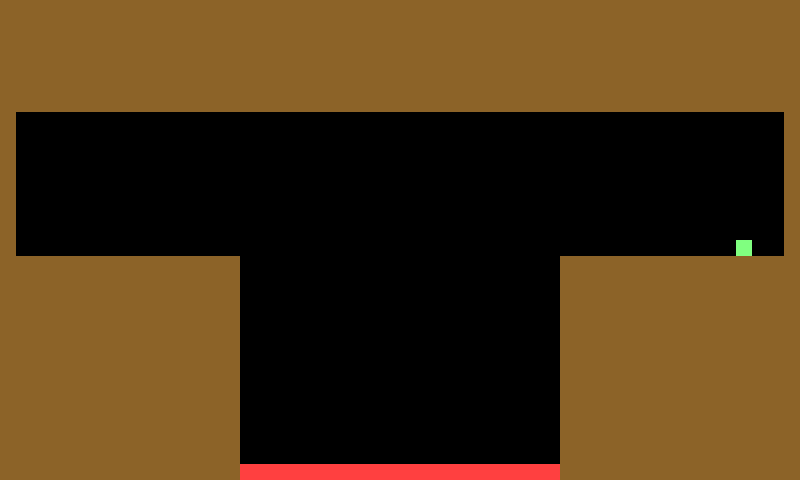

Tiled map render using the project's own tile images. Description and the map definition, with tile-layer contents summarised, below:
An orthogonal 50x30 tile map with 16x16 px tiles, 1 tile layer (Tile Layer 1) and 15 objects (Entrance, Exit, Block, path1).

<map version="1.0" orientation="orthogonal" width="50" height="30" tilewidth="16" tileheight="16">
 <tileset firstgid="1" name="tiles" tilewidth="16" tileheight="16">
  <image source="tiles.png" width="320" height="240" />
 </tileset>
 <layer name="Tile Layer 1" width="50" height="30">
  <data>[1500 cells, 809 non-empty, 3 distinct tile ids]</data>
 </layer>
 <objectgroup name="Object Layer 1" width="50" height="30">
  <object type="Entrance" x="48" y="240" width="16" height="16" />
  <object type="Exit" x="736" y="240" width="16" height="16">
   <properties>
    <property name="destination" value="0014.tmx" />
   </properties>
  </object>
  <object gid="1" x="544" y="272">
   <properties>
    <property name="parent" value="moving1" />
   </properties>
  </object>
  <object gid="1" x="544" y="272">
   <properties>
    <property name="parent" value="moving1" />
   </properties>
  </object>
  <object gid="1" x="528" y="272">
   <properties>
    <property name="parent" value="moving1" />
   </properties>
  </object>
  <object gid="1" x="512" y="272">
   <properties>
    <property name="parent" value="moving1" />
   </properties>
  </object>
  <object gid="1" x="496" y="272">
   <properties>
    <property name="parent" value="moving1" />
   </properties>
  </object>
 </objectgroup>
 <objectgroup name="Object Layer 3" width="50" height="30">
  <object name="moving1" type="Block" x="496" y="256" width="64" height="16">
   <properties>
    <property name="path" value="path1" />
   </properties>
  </object>
  <object name="path1" x="496" y="256">
   <properties>
    <property name="duration" value="10" />
   </properties>
   <polyline points="0,0 -256,0" />
  </object>
 </objectgroup>
 <objectgroup name="Block" width="50" height="30">
  <properties>
   <property name="type" value="Block" />
  </properties>
  <object x="0" y="0" width="800" height="112" />
  <object x="0" y="112" width="16" height="144" />
  <object x="784" y="112" width="16" height="144" />
  <object x="0" y="256" width="240" height="224" />
  <object x="560" y="256" width="240" height="224" />
  <object x="240" y="464" width="320" height="16">
   <properties>
    <property name="lethal" value="1" />
   </properties>
  </object>
 </objectgroup>
</map>
